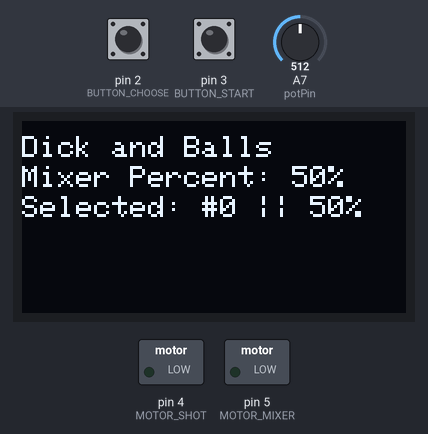
A sketch run on a simulated Arduino Nano, built with avr-gcc and run on an emulated ATmega328P. On the bench: 128×64 one-colour display, switched loads named in the sketch (green lamp = pin HIGH). The test bench sets the inputs (shaded band); at power-on: pin 3 (BUTTON_START) LOW, pin 2 (BUTTON_CHOOSE) LOW, A7 (potPin) = 512. What the sketch prints to the serial monitor is not drawn.

Above: at 1.2 s.
1.3 s: pin 3 (BUTTON_START) pulled HIGH for 0.15 s
At 2.0 s:
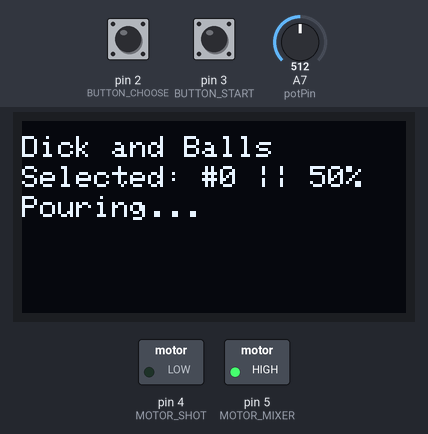
4.4 s: pin 2 (BUTTON_CHOOSE) pulled HIGH for 1 s
At 6.6 s:
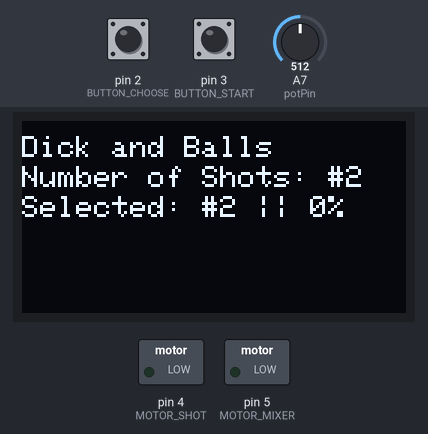
6.9 s: pin 2 (BUTTON_CHOOSE) pulled HIGH for 0.15 s
At 7.08 s:
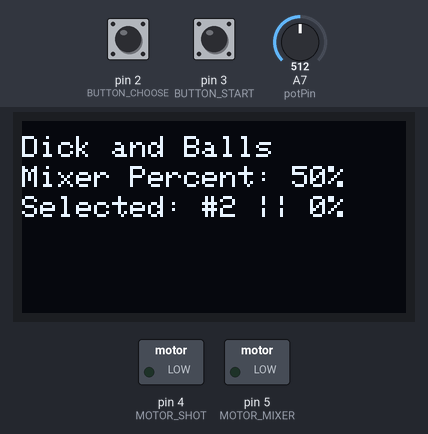
8.6 s: pin 2 (BUTTON_CHOOSE) pulled HIGH for 0.15 s
At 9.5 s:
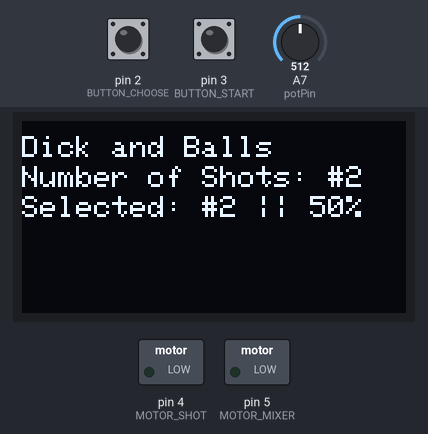
10.2 s: pin 3 (BUTTON_START) pulled HIGH for 1 s
At 11.4 s:
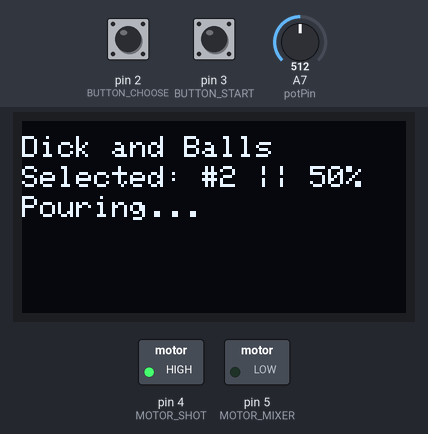
14.2 s: pin 2 (BUTTON_CHOOSE) pulled HIGH for 3.2 s
At 18.5 s:
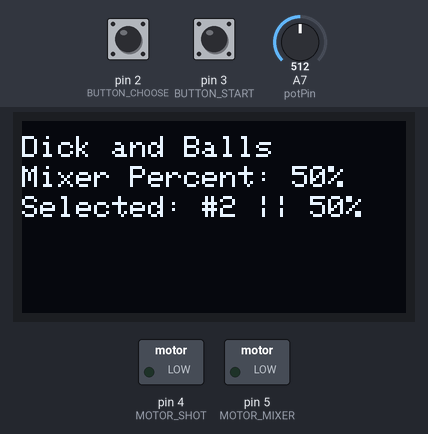
Timing chart, 0 to 19.9 s (numbered marks = the images above; inputs shaded):
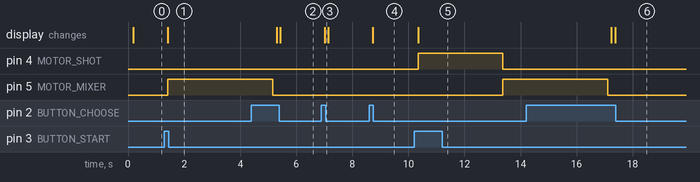

The sketch:

LiquidDispenser.ino
```cpp
// Screen Libraries
#include <Wire.h>
#include <Adafruit_GFX.h>
#include <Adafruit_SSD1306.h>


// Screen Parameters
#define SCREEN_WIDTH 128
#define SCREEN_HEIGHT 64

Adafruit_SSD1306 display(SCREEN_WIDTH, SCREEN_HEIGHT, &Wire, -1);
//////////

// Cooldown and Mixer Time in Milliseconds
#define COOLDOWN 5000
#define MIXER_MAX 7500
#define SHOT_UNIT 1500

// Motor Pins
#define MOTOR_SHOT 4      // Shot Output
#define MOTOR_MIXER 5     // Mixer Output

// Button Pins //
#define BUTTON_CHOOSE 2    // Choose Button
#define BUTTON_START 3     // Start Button

bool mode_reg = 0;
bool buttonChoose_prev = 0;
bool buttonChoose = 0;

bool buttonStart_prev = 0;
bool buttonStart = 0;
//////////

// Potentiometer Readings
int potPin = A7;          // Pot Input
int pot_readout = 0;

// Initial Percentage and Shot Count
int percentage = 0;
int shotCount = 0;

int shotTime = 0;
int mixerTime = 0;

// Clock Tied ints
unsigned int clock = 0;
unsigned int cooldownEnd = 0;

void setup() {
  Serial.begin(115200);

  // Display Setup //
  if(!display.begin(SSD1306_SWITCHCAPVCC, 0x3C)) {
    Serial.println(F("SSD1306 allocation failed"));
    for(;;);
  }

  display.clearDisplay();
  display.setTextSize(1);
  display.setTextColor(WHITE);
  //////////

  // Button and Motor Pins //
  pinMode(BUTTON_CHOOSE, INPUT);
  pinMode(BUTTON_START, INPUT);

  pinMode(MOTOR_SHOT, OUTPUT);
  pinMode(MOTOR_MIXER, OUTPUT);
}

void loop() {
  // Clock update
  clock = millis();

  // T FLipFlop
  buttonChoose = digitalRead(BUTTON_CHOOSE);
  if (buttonChoose == 1 && buttonChoose_prev == 0) {
    buttonChoose_prev = 1;
    mode_reg = !mode_reg;
  }

  else if (buttonChoose == 0 && buttonChoose_prev == 1) {
    buttonChoose_prev = 0;
  }
  //////////

  //////////////////////////////
  // Selection Screen //
  //////////////////////////////
  display.clearDisplay();
  display.setCursor(0, 5);
  display.print("Dick and Balls");
  display.setCursor(0, 25);
  display.print("Selected: #");
  display.print(shotCount);
  display.print(" || ");
  display.print(percentage);
  display.print("%");
  display.setCursor(0, 15);

  // // Cooldown Shower
  // if (buttonStart_prev) {
  //   display.setCursor(0, 35);
  //   display.print("Cooldown: ");
  //   display.print((cooldownEnd - clock) / 1000);
  //   display.print("s");
  // }

  // Read Pot
  pot_readout = analogRead(potPin);

  // Mode Switcher
  switch(mode_reg) {
    // Mode #1: Num of Shots
    case 1:
      shotCount = (pot_readout * 5.0) / 1023;
      display.print("Number of Shots: #");
      display.print(shotCount);
      display.display();
      break;

    // Mode #2: Percent Mixer
    case 0:
      percentage = (pot_readout * 100.0) / 1023;
      display.print("Mixer Percent: ");
      display.print(percentage);
      display.print("%");
      display.display();
      break;

    default:
      display.clearDisplay();
      display.setCursor(0, 20);
      break;
  }

  //////////////////////////////
  // Pouring Sequence //
  //////////////////////////////
  buttonStart = digitalRead(BUTTON_START);

  if (buttonStart == 1 && buttonStart_prev == 0) {
    buttonStart_prev = 1;

    // Motor Timings
    shotTime = shotCount * SHOT_UNIT;
    mixerTime = percentage * (MIXER_MAX / 100);
    Serial.print(shotTime);
    Serial.print(" ");
    Serial.println(mixerTime);

    // Cooldown Setter (To prevent Overlap)
    cooldownEnd = clock + mixerTime + shotTime + COOLDOWN;

    display.clearDisplay();
    display.setCursor(0, 5);
    display.print("Dick and Balls");
    display.setCursor(0, 15);
    display.print("Selected: #");
    display.print(shotCount);
    display.print(" || ");
    display.print(percentage);
    display.print("%");
    display.setCursor(0, 25);
    display.print("Pouring...");
    display.display();

    digitalWrite(MOTOR_SHOT, HIGH);
    delay(shotTime);
    digitalWrite(MOTOR_SHOT, LOW);
    digitalWrite(MOTOR_MIXER, HIGH);
    delay(mixerTime);
    digitalWrite(MOTOR_MIXER, LOW);

    // Reset Mixer to 0
    percentage = 0;
  }

  else if (buttonStart == 0 && buttonStart_prev == 1 && (clock > cooldownEnd)) {
    buttonStart_prev = 0;
  }

  delay(100);
}

// // Maximum Number finder
// int max_num(int raw_input, int max_input) {
//   int input_max = max_input;
//   if (raw_input > max_input) {
//     input_max = raw_input;
//   }
//   return input_max;
// }
```

Measured:
- after the input at 1.3 s, pin 5 (MOTOR_MIXER): LOW → HIGH after 0.12 s; the display: changes after 0.12 s (image 1)
- after the input at 4.4 s, the display: first changes after 0.90 s (image 2 shows a later state)
- after the input at 6.9 s, the display: changes after 0.12 s (image 3)
- after the input at 8.6 s, the display: changes after 0.14 s (image 4)
- after the input at 10.2 s, pin 4 (MOTOR_SHOT): LOW → HIGH after 0.16 s, → LOW 3.0 s later; pin 5 (MOTOR_MIXER): LOW → HIGH after 3.2 s; the display: changes after 0.16 s (image 5)
- after the input at 14.2 s, the display: first changes after 3.0 s (image 6 shows a later state)
